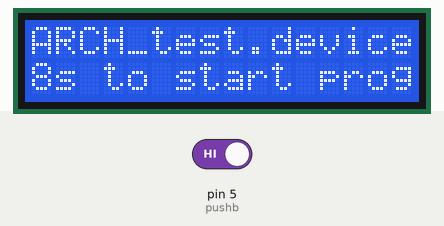
Simulated run of this sketch. Board: Arduino Uno, built with avr-gcc and run on an emulated ATmega328P. Shown: 16×2 character LCD. Inputs (shaded band) come from the test bench; at power-on: pin 5 (pushb) HIGH.

Above: at 1.1 s.
At 9.2 s:
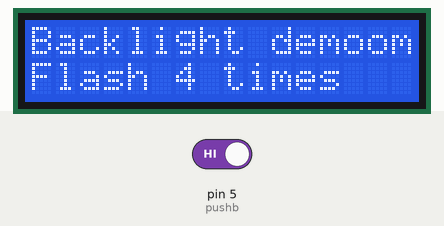
15.1 s: pin 5 (pushb) driven LOW
At 24.5 s:
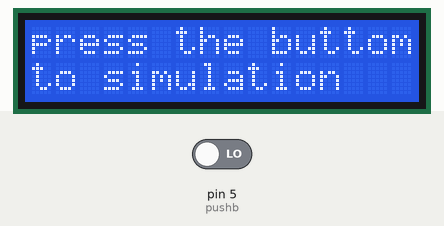
25.2 s: pin 5 (pushb) driven HIGH
At 32.6 s:
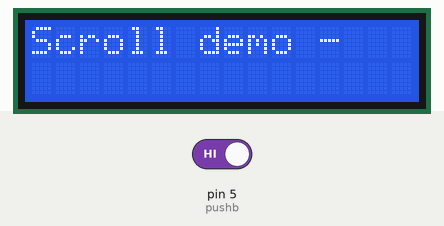
Timing chart, 0 to 34.1 s (numbered marks = the images above; inputs shaded):
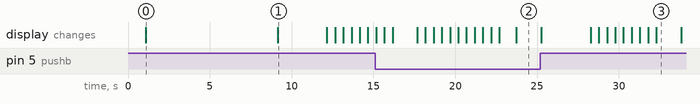

Measured:
- after the input at 15.1 s, the display: first differs from a run without the input after 8.6 s (image 2)
- after the input at 25.2 s, the display: first changes after 0.07 s (image 3 shows a later state)
- what the display in image 0 shows lasts 8.1 s, from 1.1 s to 9.2 s
- what the display in image 1 shows lasts 3.0 s, from 9.2 s to 12.2 s

The sketch:

lcd_ic2_pushbuttom.test.ino
```cpp
/*
  LCD Display with I2C Interface Demo
  lcd-i2c-demo.ino
  Use NewLiquidCrystal Library
  DroneBot Workshop 2018
  https://dronebotworkshop.com
*/

// Include Wire Library for I2C
#include <Wire.h>
// Include NewLiquidCrystal Library for I2C
#include <LiquidCrystal_I2C.h>

// Define LCD pinout
const int  en = 2, rw = 1, rs = 0, d4 = 4, d5 = 5, d6 = 6, d7 = 7, bl = 3;

// Define I2C Address - change if reqiuired
const int i2c_addr = 0x27;

LiquidCrystal_I2C lcd(i2c_addr, en, rw, rs, d4, d5, d6, d7, bl, POSITIVE);
// constants to pushbuttom
int const pushb = 5;
int pushstate = 0;
void setup()
{
  //Set pushb pin to receive signal(use 10K ohm to the GND conection)
  pinMode(pushb, INPUT);

  // Set display type as 16 char, 2 rows
  lcd.begin(16,2);

  // Print on first row
  lcd.setCursor(0,0);
  lcd.print("ARCH_test.device");

  // Wait 1 second
  delay(1000);

  // Print on second row
  lcd.setCursor(0,1);
  lcd.print("8s to start prog");

  // Wait 8 seconds
  delay(8000);

  // Clear the display
  lcd.clear();


}


void loop()
{
  pushstate = digitalRead(pushb);
  if(pushstate == LOW);
{
  lcd.setCursor(0,0);
  lcd.print("press the buttom");
  lcd.setCursor(0,1);
  lcd.print("to simulation");

}
  if(pushstate == HIGH){
  // Demo 1 - flash backlight
  lcd.setCursor(0,0);
  lcd.print("Backlight demo");
  lcd.setCursor(0,1);
  lcd.print("Flash 4 times");

  delay(3000);
  lcd.clear();

  // Flash backlight 4 times
  for(int i = 0; i< 4; i++)
    {
    lcd.backlight();
    delay(500);
    lcd.noBacklight();
    delay(500);
    }

  // Turn backlight back on
  lcd.backlight();

  // Demo 2 - scroll
  lcd.setCursor(0,0);
  lcd.print("Scroll demo - ");
  delay(1500);
  // set the display to automatically scroll:
  lcd.autoscroll();
  // print from 0 to 9:
  for (int thisChar = 0; thisChar < 10; thisChar++) {
    lcd.print(thisChar);
    delay(500);
    }
  // turn off automatic scrolling
  lcd.noAutoscroll();

  // clear screen
  lcd.clear();

  //Delay
  delay(1000);

}
}
```
